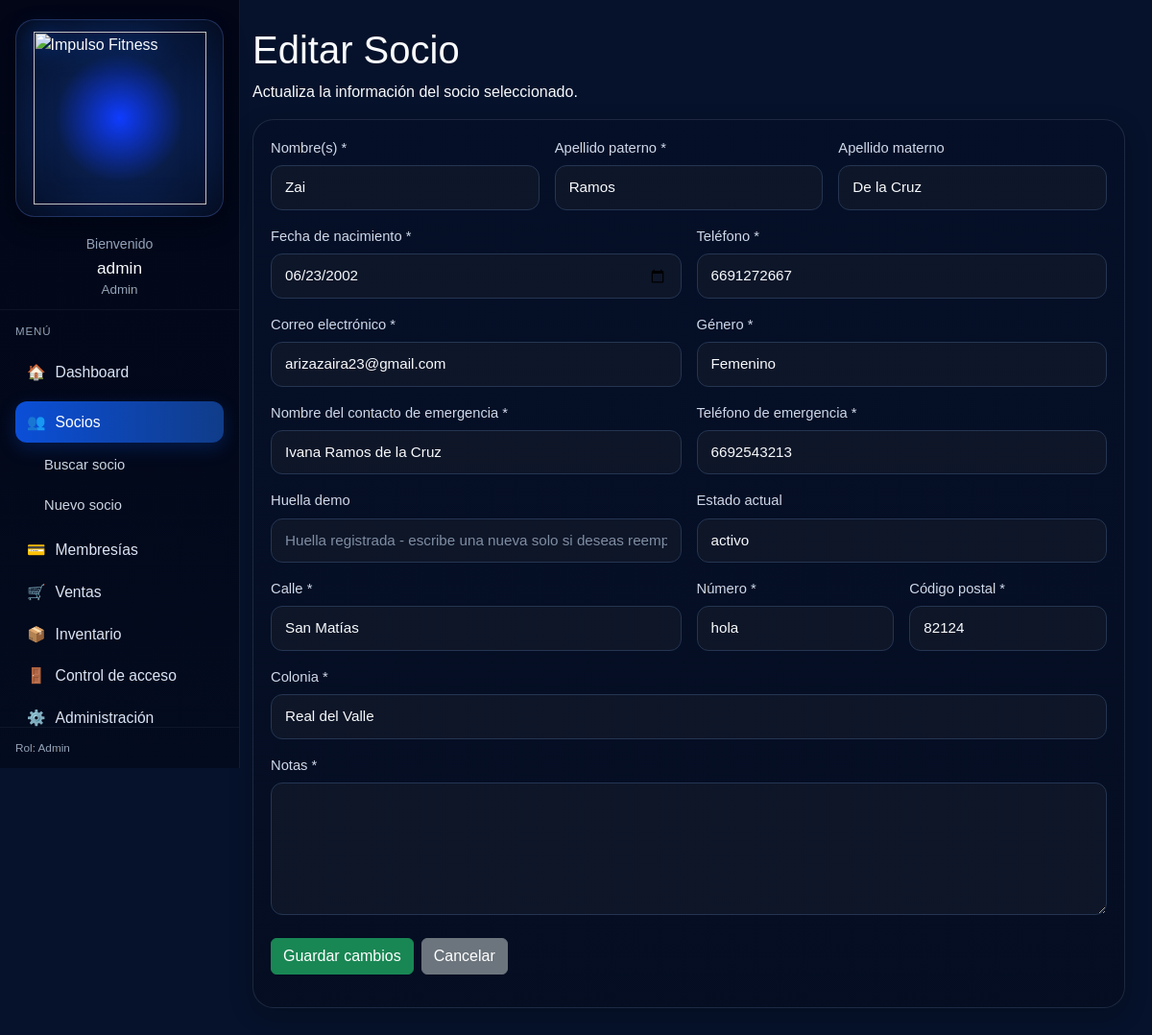
Screenshot of /app/controllers/SocioController.php?action=edit&id=21 (signed in) with the database file from the repository.
### tables this page shows
CREATE TABLE `socios` (
  `id` int(11) NOT NULL,
  `user_id` int(11) DEFAULT NULL,
  `nombres` varchar(100) NOT NULL,
  `apellido_paterno` varchar(80) DEFAULT NULL,
  `apellido_materno` varchar(80) DEFAULT NULL,
  `telefono` varchar(20) DEFAULT NULL,
  `email` varchar(100) DEFAULT NULL,
  `fecha_nacimiento` date DEFAULT NULL,
  `estado` enum('activo','inactivo','suspendido') NOT NULL DEFAULT 'inactivo',
  `fecha_registro` date NOT NULL,
  `genero` varchar(20) DEFAULT NULL,
  `contacto_emergencia_nombre` varchar(100) DEFAULT NULL,
  `contacto_emergencia_telefono` varchar(20) DEFAULT NULL,
  `calle` varchar(120) DEFAULT NULL,
  `numero` varchar(20) DEFAULT NULL,
  `colonia` varchar(120) DEFAULT NULL,
  `codigo_postal` char(5) DEFAULT NULL,
  `direccion` varchar(255) DEFAULT NULL,
  `notas` text DEFAULT NULL
);

### config/database.php (called while the page is built)
<?php
class Database
{
    private string $host = "localhost";
    private string $dbName = "impulso_fitness";
    private string $username = "root";
    private string $password = "";
    private string $charset = "utf8mb4";
    public function connect(): PDO
    {
        try {
            $dsn = "mysql:host={$this->host};dbname={$this->dbName};charset={$this->charset}";
            $pdo = new PDO($dsn, $this->username, $this->password, [
                PDO::ATTR_ERRMODE => PDO::ERRMODE_EXCEPTION,
                PDO::ATTR_DEFAULT_FETCH_MODE => PDO::FETCH_ASSOC,
                PDO::ATTR_EMULATE_PREPARES => false,
                PDO::MYSQL_ATTR_INIT_COMMAND => "SET NAMES utf8mb4 COLLATE utf8mb4_general_ci"
            ]);
            return $pdo;
        } catch (PDOException $e) {
            die("Error de conexión: " . $e->getMessage());
        }
    }
}

### app/models/Socio.php (called while the page is built, shortened)
<?php
require_once __DIR__ . '/../../config/database.php';
class Socio
{
    private PDO $conn;
    public function __construct()
    {
        $database = new Database();
        $this->conn = $database->connect();
    }
    public function obtenerSocioPorId(int $id): array|false
    {
        $stmt = $this->conn->prepare("CALL sp_obtener_socio_por_id(:id)");
        $stmt->bindParam(':id', $id, PDO::PARAM_INT);
        $stmt->execute();
        $socio = $stmt->fetch();
        return $socio;
    }
    public function obtenerHuellaPorSocio(int $socioId): array|false
    {
        $stmt = $this->conn->prepare("CALL sp_obtener_huella_socio(:socio_id)");
        $stmt->bindParam(':socio_id', $socioId, PDO::PARAM_INT);
        $stmt->execute();
        $huella = $stmt->fetch();
        return $huella;
    }
}

### resources/views/socios/edit.php (the view, shortened to what this page needs)
<?php
include __DIR__ . '/../layouts/header.php';
?>
<?php
include __DIR__ . '/../layouts/sidebar.php';
?>
<div class="main-content">
    <div class="container-fluid px-0">
        <div class="socio-page-header mb-3">
            <h1>Editar Socio</h1>
            <p>Actualiza la información del socio seleccionado.</p>
        </div>
        <div class="page-card card-section">
            <form method="POST" action="<?= BASE_URL ?>/app/controllers/SocioController.php?action=update" id="formSocioEdit" novalidate >
                <div class="row g-3">
                    <div class="col-md-4">
                        <label class="form-label" for="nombres">Nombre(s) *</label>
                        <input
                            type="text"
                            name="nombres"
                            id="nombres"
                            class="form-control custom-input"
                            value="<?= htmlspecialchars($socio['nombres'] ?? '') ?>"
                            maxlength="100"
                            required
                        >
                    </div>
                    <div class="col-md-4">
                        <label class="form-label" for="apellidoPaterno">Apellido paterno *</label>
                        <input
                            type="text"
                            name="apellido_paterno"
                            id="apellidoPaterno"
                            class="form-control custom-input"
                            value="<?= htmlspecialchars($socio['apellido_paterno'] ?? '') ?>"
                            maxlength="80"
                            required
                        >
                    </div>
                    <div class="col-md-4">
                        <label class="form-label" for="apellidoMaterno">Apellido materno</label>
                        <input
                            type="text"
                            name="apellido_materno"
                            id="apellidoMaterno"
                            class="form-control custom-input"
                            value="<?= htmlspecialchars($socio['apellido_materno'] ?? '') ?>"
                            maxlength="80"
                        >
                    </div>
                    <div class="col-md-6">
                        <label class="form-label" for="fechaNacimiento">Fecha de nacimiento *</label>
                        <input
                            type="date"
                            name="fecha_nacimiento"
                            id="fechaNacimiento"
                            class="form-control custom-input"
                            value="<?= htmlspecialchars($socio['fecha_nacimiento'] ?? '') ?>"
                            max="<?= date('Y-m-d'); ?>"
                            required
                        >
                    </div>
                    <div class="col-md-6">
                        <label class="form-label" for="telefono">Teléfono *</label>
                        <input
                            type="text"
                            name="telefono"
                            id="telefono"
                            class="form-control custom-input"
                            value="<?= htmlspecialchars($socio['telefono'] ?? '') ?>"
                            maxlength="10"
                            inputmode="numeric"
                            required
                        >
                    </div>
                    <div class="col-md-6">
                        <label class="form-label" for="email">Correo electrónico *</label>
                        <input
                            type="email"
                            name="email"
                            id="email"
                            class="form-control custom-input"
                            value="<?= htmlspecialchars($socio['email'] ?? '') ?>"
                            maxlength="100"
                            required
                        >
                    </div>
                    <div class="col-md-6">
                        <label class="form-label" for="genero">Género *</label>
                        <select name="genero" id="genero" class="form-select custom-input" required>
                            <option value="Femenino" <?= (($socio['genero'] ?? '') === 'Femenino') ? 'selected' : '' ?>>Femenino</option>
                        </select>
                    </div>
                    <div class="col-md-6">
                        <label class="form-label" for="nombreContactoEmergencia">Nombre del contacto de emergencia *</label>
                        <input
                            type="text"
                            name="nombre_contacto_emergencia"
                            id="nombreContactoEmergencia"
                            class="form-control custom-input"
                            value="<?= htmlspecialchars($socio['contacto_emergencia_nombre'] ?? '') ?>"
                            maxlength="100"
                            required
                        >
                    </div>
                    <div class="col-md-6">
                        <label class="form-label" for="telefonoEmergencia">Teléfono de emergencia *</label>
                        <input
                            type="text"
                            name="telefono_emergencia"
                            id="telefonoEmergencia"
                            class="form-control custom-input"
                            value="<?= htmlspecialchars($socio['contacto_emergencia_telefono'] ?? '') ?>"
                            maxlength="10"
                            inputmode="numeric"
                            required
                        >
                    </div>
                    <div class="col-md-6">
                        <label class="form-label" for="huellaDemo">Huella demo</label>
                        <input
                            type="text"
                            name="huella_demo"
                            id="huellaDemo"
                            class="form-control custom-input"
                            placeholder="<?= $huella ? 'Huella registrada - escribe una nueva solo si deseas reemplazarla' : 'Registrar nueva huella demo' ?>"
                            maxlength="255"
                        >
                    </div>
                    <div class="col-md-6">
                        <label class="form-label">Estado actual</label>
                        <input
                            type="text"
                            class="form-control custom-input"
                            value="<?= htmlspecialchars($socio['estado'] ?? '-') ?>"
                            readonly
                        >
                    </div>
                    <div class="col-md-6">
                        <label class="form-label" for="calle">Calle *</label>
                        <input
                            type="text"
                            name="calle"
                            id="calle"
                            class="form-control custom-input"
                            value="<?= htmlspecialchars($socio['calle'] ?? '') ?>"
                            maxlength="120"
                            required
                        >
                    </div>
                    <div class="col-md-3">
                        <label class="form-label" for="numero">Número *</label>
                        <input
                            type="text"
                            name="numero"
                            id="numero"
                            class="form-control custom-input"
                            value="<?= htmlspecialchars($socio['numero'] ?? '') ?>"
                            maxlength="20"
                            required
                        >
                    </div>
                    <div class="col-md-3">
                        <label class="form-label" for="codigoPostal">Código postal *</label>
                        <input
                            type="text"
                            name="codigo_postal"
                            id="codigoPostal"
                            class="form-control custom-input"
                            value="<?= htmlspecialchars($socio['codigo_postal'] ?? '') ?>"
                            maxlength="5"
                            inputmode="numeric"
                            pattern="\d{5}"
                            required
                        >
                    </div>
                    <div class="col-12">
                        <label class="form-label" for="colonia">Colonia *</label>
                        <input
                            type="text"
                            name="colonia"
                            id="colonia"
                            class="form-control custom-input"
                            value="<?= htmlspecialchars($socio['colonia'] ?? '') ?>"
                            maxlength="120"
                            required
                        >
                    </div>
                    <div class="col-12">
                        <label class="form-label" for="notas">Notas *</label>
                        <textarea
                            name="notas"
                            id="notas"
                            class="form-control custom-input"
                            rows="5"
                            maxlength="1000"
                        ><?= htmlspecialchars($socio['notas'] ?? '') ?></textarea>
                    </div>
                </div>
                <div class="d-flex gap-2 mt-4 flex-wrap">
                    <button type="submit" class="btn btn-success">
                        Guardar cambios
                    </button>
                    <a href="<?= BASE_URL ?>/app/controllers/SocioController.php?action=index" class="btn btn-secondary">
                        Cancelar
                    </a>
                </div>
            </form>
        </div>
    </div>
</div>
<?php include __DIR__ . '/../layouts/footer.php'; ?>

### public/css/base.css (style rules this page uses)
.main-content { margin-left: 250px; min-height: 100vh; padding: 22px; }
.page-card { background: linear-gradient(180deg, rgba(5, 16, 40, 0.96) 0%, rgba(5, 14, 34, 0.96) 100%); border: 1px solid rgba(117, 133, 165, 0.22); border-radius: 22px; padding: 20px; box-shadow: 0 8px 24px rgba(0, 0, 0, 0.22); }
.custom-input { background: rgba(15, 23, 42, 0.88) !important; border: 1px solid #253552 !important; color: #f8fafc !important; border-radius: 12px !important; padding: 11px 14px !important; font-size: 0.95rem !important; }
.custom-input::placeholder { color: #7f8da3; }
.form-label { color: #cfd9ea; font-weight: 500; margin-bottom: 7px; font-size: 0.92rem; }

### public/css/layout.css (style rules this page uses)
.main-content { margin-left: 235px; padding: 28px; min-height: 100vh; }

### public/css/socios.css (style rules this page uses)
.card-section { padding: 18px; }
.custom-input { transition: all 0.2s ease; }

### rows the page displays
socios: nombres "Zai", apellido_paterno "Ramos", apellido_materno "De la Cruz", fecha_nacimiento "06/23/2002", telefono "6691272667", email "arizazaira23@gmail.com", genero "Femenino", nombre_contacto_emergencia "Ivana Ramos de la Cruz", telefono_emergencia "6692543213", estado "activo", calle "San Matías", numero "hola", codigo_postal "82124", colonia "Real del Valle"

### other values shown
$_SESSION['user']['username'] "admin"
$_SESSION['user']['role'] "Admin"
